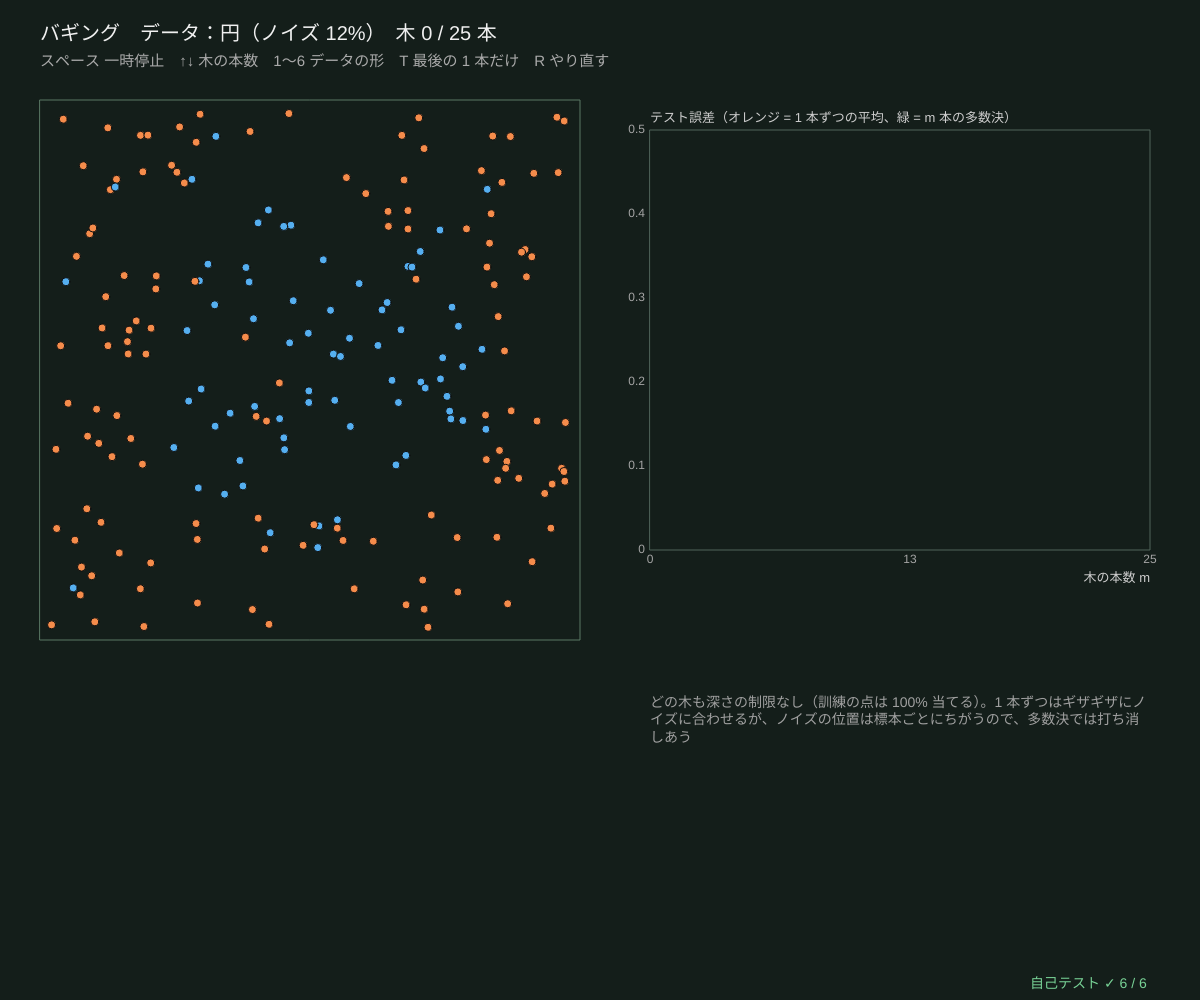
Frame 1 (no input)
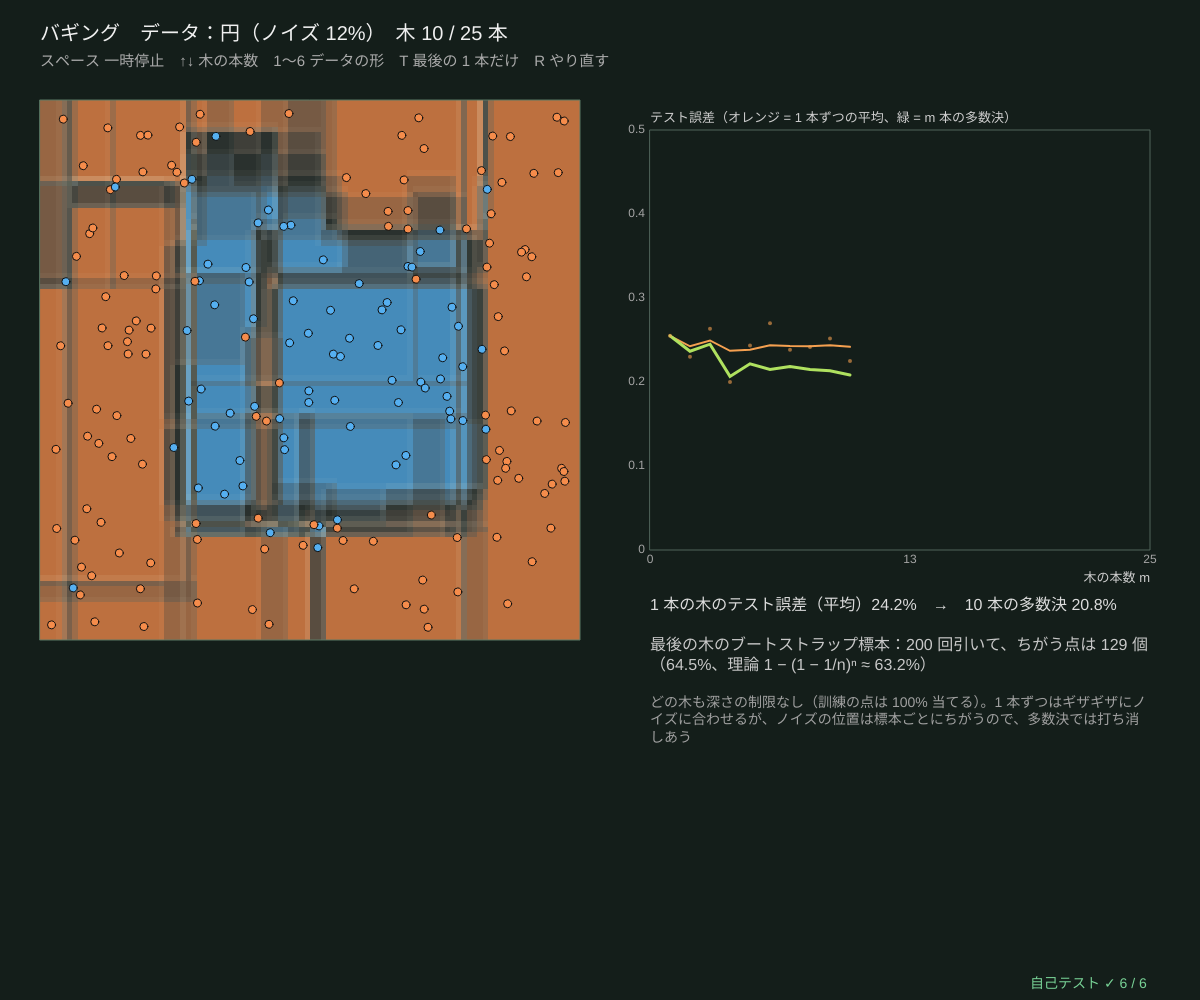
Frame 60 (no input)
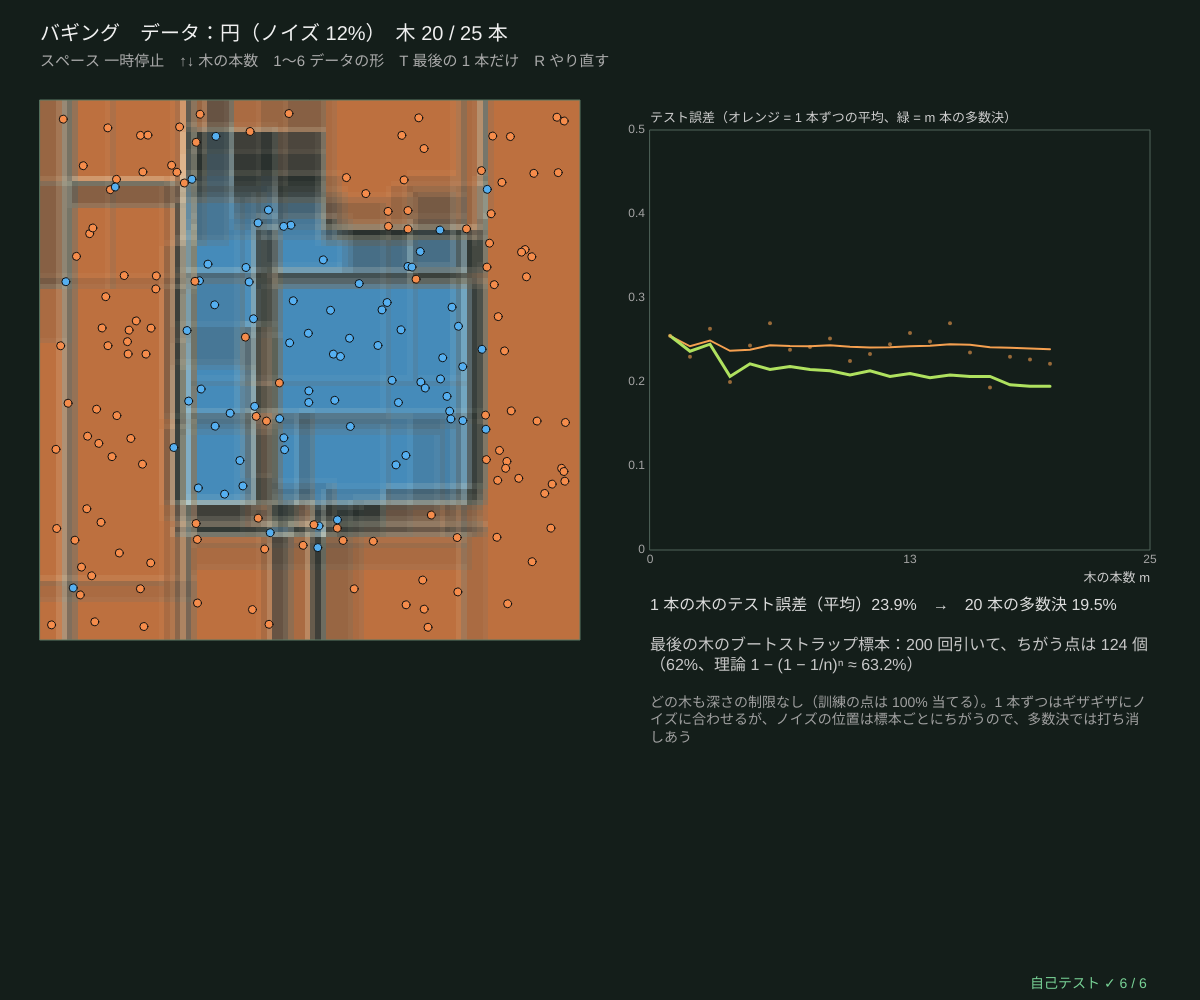
Frame 120 (the mouse pressed at the canvas centre since frame 60)

The p5.js sketch that drew these frames (run headless with seeded random() and noise() and a simulated clock; from frame 60 on, the mouse is pressed at the canvas centre):

// p5.js sketch
// ── sketch.js
// ============================================
// 08 バギング ─ 同じデータから「重複ありで n 個引いた」ブートストラップ標本を何回も作り、木を 1 本ずつ育てて多数決
// 1 本の深い木は、データが少し変わるだけで境界が大きく変わる（ばらつきが大きい）。たくさんの木の多数決でばらつきを平均する
//   うすい白い線 = 1 本ずつの木の境界、色 = 多数決（濃い = 票がそろっている）、右下 = テスト誤差（1 本の木の平均 vs 多数決）
//   ブートストラップ標本には、もとの点の約 1 − 1/e ≈ 63.2% しか入らない（残りが「袋の外」→ 09 の OOB 誤差）
// スペース 一時停止 / ↑↓ 木の本数 / 1〜6 データの形 / T 最後の 1 本だけ見る / R やり直す
// ============================================

let kind = 2, nTrain = 200, nTest = 600, flipP = 0.12, maxTrees = 25, seedD = 3;   // ★ flipP = ラベルのノイズ、maxTrees = 木の本数
const CELLS = 100;                     // 領域のマス目（CELLS × CELLS）
let trainD, testD, forest, cellVotes, testVotes, singleErr = [], ensErr = [], paused = false, showLast = false;
let regionImg, ghostImg, ghostA, plotBox, lastTree = null, lastInb = null;

function setup() {
  createCanvas(windowWidth, windowHeight); textWrap(CHAR); pixelDensity(1);
  regionImg = createImage(CELLS, CELLS); ghostImg = createImage(CELLS, CELLS); selfTest(); restart();
}
function restart() {
  trainD = makeData2D(kind, nTrain, flipP, seedD); testD = makeData2D(kind, nTest, flipP, seedD + 500);
  seedRng(seedD * 7 + 1); forest = makeForest(trainD.X, trainD.y, { nClass: 2 });   // mtry なし = 全部の特徴量（バギング）
  cellVotes = new Uint16Array(CELLS * CELLS); testVotes = testD.X.map(() => [0, 0]); ghostA = new Float32Array(CELLS * CELLS);
  singleErr = []; ensErr = []; lastTree = null; repaint();
}
// ★ 木を 1 本足す：ブートストラップ → 木 → マス目とテストの点に 1 票ずつ
function addTree() {
  let t = forestAdd(forest), pred = new Uint8Array(CELLS * CELLS), wrong = 0;
  for (let j = 0; j < CELLS; j++) for (let i = 0; i < CELLS; i++) { let c = treePredict(t, [(i + 0.5) / CELLS, 1 - (j + 0.5) / CELLS]); pred[i + CELLS * j] = c; cellVotes[i + CELLS * j] += c; }
  for (let j = 0; j < CELLS; j++) for (let i = 0; i < CELLS; i++) {   // 境界 = となりのマスと答えがちがう所
    let q = i + CELLS * j, c = pred[q];
    if ((i + 1 < CELLS && pred[q + 1] !== c) || (j + 1 < CELLS && pred[q + CELLS] !== c)) ghostA[q] = Math.min(160, ghostA[q] + 260 / maxTrees);
  }
  testD.X.forEach((x, i) => { let c = treePredict(t, x); testVotes[i][c]++; if (c !== testD.y[i]) wrong++; });
  singleErr.push(wrong / nTest);
  ensErr.push(testVotes.filter((v, i) => argMaxArr(v) !== testD.y[i]).length / nTest);
  lastTree = t; lastInb = t.inb; repaint();
}
function repaint() {
  let m = forest.trees.length;
  paintImage(regionImg, (u, v) => {
    if (m === 0) return BG_COL;
    if (showLast && lastTree) { let c = treePredict(lastTree, [u, v]); return mixCol(c ? [0, 1] : [1, 0], 0.5); }
    let i = Math.min(CELLS - 1, Math.floor(u * CELLS)), j = Math.min(CELLS - 1, Math.floor((1 - v) * CELLS)), b = cellVotes[i + CELLS * j] / m;
    return mixCol([1 - b, b], 0.15 + 0.6 * Math.abs(2 * b - 1));
  });
  ghostImg.loadPixels();
  for (let q = 0; q < CELLS * CELLS; q++) { ghostImg.pixels[4 * q] = 255; ghostImg.pixels[4 * q + 1] = 250; ghostImg.pixels[4 * q + 2] = 220; ghostImg.pixels[4 * q + 3] = showLast ? 0 : ghostA[q]; }
  ghostImg.updatePixels();
}

function draw() {
  background(...BG_COL);
  if (!paused && forest.trees.length < maxTrees && frameCount % 6 === 0) addTree();   // 6 フレームに 1 本（重くならないように少しずつ）
  let side = Math.min(height - 200, width * 0.45), m = forest.trees.length;
  plotBox = { x: 40, y: 100, w: side, h: side };
  noSmooth(); image(regionImg, plotBox.x, plotBox.y, side, side); smooth();
  noSmooth(); image(ghostImg, plotBox.x, plotBox.y, side, side); smooth();
  // 訓練の点（T のとき：最後の木のブートストラップに入った点 = 実線、入らなかった点 = うすい）
  stroke(15); strokeWeight(1);
  trainD.X.forEach((x, i) => { let p = toPx(plotBox, x[0], x[1]), inb = !showLast || !lastInb || lastInb[i]; fill(...CLS_COL[trainD.y[i]], inb ? 255 : 50); circle(p[0], p[1], 8); });
  noFill(); stroke(90, 120, 100); rect(plotBox.x, plotBox.y, side, side);
  // ---- テスト誤差のグラフ
  let gx = plotBox.x + side + 70, g = { x: gx, y: 130, w: width - gx - 50, h: height * 0.42, x0: 0, x1: maxTrees, y0: 0, y1: 0.5 };
  plotAxes(g, '木の本数 m', 'テスト誤差（オレンジ = 1 本ずつの平均、緑 = m 本の多数決）', [0, Math.round(maxTrees / 2), maxTrees], [0, 0.1, 0.2, 0.3, 0.4, 0.5]);
  let avg = [], s = 0; singleErr.forEach((e, k) => { s += e; avg.push(s / (k + 1)); });
  stroke(245, 160, 80); strokeWeight(2); polyline(avg.map((e, k) => [gX(g, k + 1), gY(g, e)]));
  stroke(175, 225, 95); strokeWeight(3); polyline(ensErr.map((e, k) => [gX(g, k + 1), gY(g, e)]));
  noStroke(); fill(245, 160, 80, 150); singleErr.forEach((e, k) => circle(gX(g, k + 1), gY(g, e), 4));
  // ---- 文字
  let uniq = lastInb ? lastInb.reduce((a, b) => a + b, 0) / nTrain : 0;
  textAlign(LEFT, BASELINE); noStroke(); fill(240); textSize(20);
  text('バギング　データ：' + SHAPES[kind] + '（ノイズ ' + Math.round(flipP * 100) + '%）　木 ' + m + ' / ' + maxTrees + ' 本' + (paused ? '（一時停止）' : ''), 40, 40);
  fill(170); textSize(15); text('スペース 一時停止　↑↓ 木の本数　1〜6 データの形　T 最後の 1 本だけ' + (showLast ? '（いま ON）' : '') + '　R やり直す', 40, 66);
  let ty = g.y + g.h + 60; fill(220); textSize(16);
  if (m > 0) {
    text('1 本の木のテスト誤差（平均）' + fmtNum(avg[m - 1] * 100, 1) + '%　→　' + m + ' 本の多数決 ' + fmtNum(ensErr[m - 1] * 100, 1) + '%', gx, ty);
    fill(200); text('最後の木のブートストラップ標本：' + nTrain + ' 回引いて、ちがう点は ' + Math.round(uniq * nTrain) + ' 個（' + fmtNum(uniq * 100, 1) + '%、理論 1 − (1 − 1/n)ⁿ ≈ 63.2%）', gx, ty + 28, g.w);
  }
  fill(160); textSize(14);
  text('どの木も深さの制限なし（訓練の点は 100% 当てる）。1 本ずつはギザギザにノイズに合わせるが、ノイズの位置は標本ごとにちがうので、多数決では打ち消しあう', gx, ty + 86, g.w);
  drawSelfTest(width - 170, height - 12);
}
function keyPressed() {
  if (key === ' ') paused = !paused;
  if (key === UP_ARROW) { maxTrees = Math.min(100, maxTrees + 5); }
  if (key === DOWN_ARROW) { maxTrees = Math.max(5, maxTrees - 5); restart(); }
  for (let k = 1; k <= 6; k++) if (key === String(k)) { kind = k - 1; restart(); }
  if (key === 't' || key === 'T') { showLast = !showLast; repaint(); }
  if (key === 'r' || key === 'R') { seedD++; restart(); }
  return false;
}

// ---- 自己テスト
function selfTest() {
  selfTestResults = [];
  seedRng(62);
  let u = 0, okO = true;
  for (let r = 0; r < 20; r++) { let b = bootstrapIdx(1000); u += b.inb.reduce((a, c) => a + c, 0) / 1000; for (let i = 0; i < 1000; i++) if ((b.inb[i] === 1) !== b.idx.includes(i)) okO = false; }
  check('ブートストラップに入るちがう点の割合 ≈ 1 − (1 − 1/n)ⁿ = ' + fmtNum(1 - Math.pow(1 - 1 / 1000, 1000), 4) + '（20 回の平均 ' + fmtNum(u / 20, 4) + '、±0.01）', Math.abs(u / 20 - (1 - Math.pow(0.999, 1000))) < 0.01);
  check('袋の中の印 inb = 引いた番号の集合（袋の外 = 1 回も引かれなかった点）', okO);
  let tr = makeData2D(0, 200, 0.12, 11), te = makeData2D(0, 600, 0.12, 12);
  seedRng(5); let F = makeForest(tr.X, tr.y, { nClass: 2 });
  for (let k = 0; k < 25; k++) forestAdd(F);
  check('木 1 本の多数決 = その木の答え', te.X.every((x) => forestPredict(F, x, 1) === treePredict(F.trees[0], x)));
  check('m 本の票の合計 = m（どの点でも）', te.X.slice(0, 50).every((x) => sumArr(forestVote(F, x, 17)) === 17));
  let single = sumArr(F.trees.map((t) => 1 - accuracyOf((x) => treePredict(t, x), te.X, te.y))) / 25, bag = 1 - accuracyOf((x) => forestPredict(F, x), te.X, te.y);
  check('25 本の多数決のテスト誤差 ' + fmtNum(bag, 3) + ' < 1 本ずつの平均 ' + fmtNum(single, 3), bag < single);
  check('どの木も自分の標本を 100% 当てる（深さの制限なし、ノイズありでも）', F.trees.every((t) => { let ids = []; t.inb.forEach((b, i) => { if (b) ids.push(i); }); return accuracyOf((x) => treePredict(t, x), tr.X, tr.y, ids) === 1; }));
  reportSelfTest();
}

// ---------- やってみよう ----------
// 1. 木が 1 本のときと 25 本のときで、境界（色の切れ目）のギザギザはどう変わる？
// 2. T で最後の 1 本だけを見る。うすい点（その木の標本に入らなかった点）はどこにある？
// 3. flipP を 0 にすると、バギングの効き目は大きくなる？ 小さくなる？
// 4. ↑ で木を 100 本に。テスト誤差はどこまで下がる？（下がり方はだんだんゆっくりに）
// 5. 09 では、分割ごとに見る特徴量もランダムにする（ランダムフォレスト）

// ==================================================
// ここから下は「決定木の道具」（中身は読まなくても OK。消さないでね）
// ==================================================
// ---- 小さな道具：はさむ・合計・いちばん大きい番号
function clampv(v, a, b) { return v < a ? a : v > b ? b : v; }
function sumArr(a) { let s = 0; for (let v of a) s += v; return s; }
function argMaxArr(a) { let b = 0; for (let i = 1; i < a.length; i++) if (a[i] > a[b]) b = i; return b; }   // 同点なら小さい番号
// ---- 種つきの乱数（同じ種なら毎回同じ列）
let rngState = 1;
function seedRng(s) { rngState = (s >>> 0) || 1; }
function rnd() {                       // 0〜1 の一様乱数（mulberry32）
  rngState = (rngState + 0x6d2b79f5) >>> 0;
  let t = rngState;
  t = Math.imul(t ^ (t >>> 15), t | 1);
  t ^= t + Math.imul(t ^ (t >>> 7), t | 61);
  return ((t ^ (t >>> 14)) >>> 0) / 4294967296;
}
function rndInt(a, b) { return a + Math.floor(rnd() * (b - a + 1)); }
function rndGauss() { let u = Math.max(1e-12, rnd()), v = rnd(); return Math.sqrt(-2 * Math.log(u)) * Math.cos(2 * Math.PI * v); }
function shuffleArr(a) { for (let i = a.length - 1; i > 0; i--) { let j = Math.floor(rnd() * (i + 1)); [a[i], a[j]] = [a[j], a[i]]; } return a; }
// ---- 不純度：counts = 各クラスの個数（重みつきでもよい）
function entropyP(p) { return p <= 0 || p >= 1 ? 0 : -p * Math.log2(p) - (1 - p) * Math.log2(1 - p); }   // 2 クラスのエントロピー（ビット）
function entropyOf(counts) {
  let n = sumArr(counts), h = 0; if (n <= 0) return 0;
  for (let c of counts) if (c > 0) { let q = c / n; h -= q * Math.log2(q); }
  return Math.max(0, h);
}
function giniOf(counts) { let n = sumArr(counts), s = 1; if (n <= 0) return 0; for (let c of counts) s -= (c / n) * (c / n); return Math.max(0, s); }
function errOf(counts) { let n = sumArr(counts); return n <= 0 ? 0 : Math.max(0, 1 - Math.max(...counts) / n); }   // 誤分類率
function impurityOf(counts, crit) { return crit === 'entropy' ? entropyOf(counts) : crit === 'error' ? errOf(counts) : giniOf(counts); }
// 分けたときの「不純度の減り」= 親 − (左の割合·左 + 右の割合·右)。crit = 'entropy' なら情報利得
function gainOf(parent, left, right, crit) {
  let n = sumArr(parent), nl = sumArr(left), nr = sumArr(right); if (n <= 0) return 0;
  return impurityOf(parent, crit) - (nl / n) * impurityOf(left, crit) - (nr / n) * impurityOf(right, crit);
}
// ---- CART（分類）：全部の特徴量 × 全部のしきい値（並べた値の中点）を調べて、不純度がいちばん減る分割を選ぶ
// o = { maxDepth, minLeaf, crit: 'gini' | 'entropy' | 'error', mtry（分割ごとに見る特徴量の数）, w（点の重み）, idx（使う点の番号）, nClass }
// ノード = { leaf, feat, thr, left, right, counts, n, imp, pred, dec（重みつきの不純度の減り）, depth, id }
let nodeCounter = 0;
function growTree(X, y, o) {
  o = o || {};
  let ctx = {
    X, y, K: o.nClass || Math.max(1, ...y.map((v) => v + 1)), d: X.length ? X[0].length : 0,
    w: o.w || null, crit: o.crit || 'gini', maxDepth: o.maxDepth === undefined ? 40 : o.maxDepth,
    minLeaf: Math.max(1, o.minLeaf || 1), mtry: o.mtry || 0,
  };
  return growNode(ctx, o.idx ? o.idx.slice() : X.map((_, i) => i), 0);
}
function growNode(ctx, idx, depth) {
  let { X, y, K, w, crit } = ctx, counts = new Array(K).fill(0);
  for (let i of idx) counts[y[i]] += w ? w[i] : 1;
  let node = { leaf: true, counts, n: idx.length, imp: impurityOf(counts, crit), pred: argMaxArr(counts), depth, id: nodeCounter++, dec: 0 };
  let kinds = counts.filter((c) => c > 0).length;
  if (depth >= ctx.maxDepth || idx.length < 2 * ctx.minLeaf || kinds <= 1) return node;
  let best = bestSplit(ctx, idx, counts);
  if (!best) return node;
  let L = [], R = [];
  for (let i of idx) (X[i][best.feat] <= best.thr ? L : R).push(i);
  node.leaf = false; node.feat = best.feat; node.thr = best.thr; node.dec = best.dec;
  node.left = growNode(ctx, L, depth + 1); node.right = growNode(ctx, R, depth + 1);
  return node;
}
// ★ いちばんよい分割：特徴量ごとに点を並べ、左から 1 つずつ動かしながら左右の個数を更新する
function bestSplit(ctx, idx, counts) {
  let feats = Array.from({ length: ctx.d }, (_, f) => f);
  if (ctx.mtry > 0 && ctx.mtry < ctx.d) shuffleArr(feats);     // ランダムフォレスト：前の mtry 個だけを見る
  let first = ctx.mtry > 0 ? Math.min(ctx.mtry, ctx.d) : ctx.d;
  let best = splitOver(ctx, idx, counts, feats.slice(0, first));
  if (!best && first < ctx.d) best = splitOver(ctx, idx, counts, feats.slice(first));   // 切れる特徴量が 1 つもないときだけ残りを見る
  return best;
}
function splitOver(ctx, idx, counts, feats) {
  let { X, y, K, w, crit, minLeaf } = ctx, W = sumArr(counts), pImp = impurityOf(counts, crit), best = null;
  let lc = new Array(K), rc = new Array(K);
  for (let f of feats) {
    let ord = idx.slice().sort((a, b) => X[a][f] - X[b][f]), lw = 0;
    lc.fill(0);
    for (let k = 0; k < ord.length - 1; k++) {
      let i = ord[k], wi = w ? w[i] : 1;
      lc[y[i]] += wi; lw += wi;
      let v0 = X[i][f], v1 = X[ord[k + 1]][f];
      if (!(v1 > v0) || k + 1 < minLeaf || ord.length - k - 1 < minLeaf) continue;   // 同じ値の間では切れない
      for (let j = 0; j < K; j++) rc[j] = counts[j] - lc[j];
      let dec = W * pImp - lw * impurityOf(lc, crit) - (W - lw) * impurityOf(rc, crit);
      if (!best || dec > best.dec + 1e-12) best = { feat: f, thr: (v0 + v1) / 2, dec };
    }
  }
  return best;
}
// 根から葉までたどる。dLim = 見せる深さ、aLim = 剪定の α（alphaCut ≤ α のノードは葉として扱う）
function leafOf(node, x, dLim, aLim) {
  let dl = dLim === undefined ? Infinity : dLim, al = aLim === undefined ? -Infinity : aLim;
  while (!node.leaf && node.depth < dl && !(al >= node.alphaCut)) node = x[node.feat] <= node.thr ? node.left : node.right;
  return node;
}
function treePredict(root, x, dLim, aLim) { return leafOf(root, x, dLim, aLim).pred; }
function isCut(t, dLim, aLim) { return t.leaf || t.depth >= (dLim === undefined ? Infinity : dLim) || (aLim !== undefined && aLim >= t.alphaCut); }
function treeNodes(root, dLim, aLim) {   // 見えているノードを全部（行きがけ順）
  let out = [], st = [root];
  while (st.length) { let t = st.pop(); out.push(t); if (!isCut(t, dLim, aLim)) st.push(t.right, t.left); }
  return out;
}
function countLeaves(root, dLim, aLim) { return treeNodes(root, dLim, aLim).filter((t) => isCut(t, dLim, aLim)).length; }
function treeDepth(root, dLim, aLim) { return Math.max(...treeNodes(root, dLim, aLim).map((t) => t.depth)); }
function accuracyOf(fn, X, y, idx) {     // fn(x) → クラス。idx を渡すとその点だけ
  let ids = idx || X.map((_, i) => i), ok = 0;
  for (let i of ids) if (fn(X[i]) === y[i]) ok++;
  return ids.length ? ok / ids.length : 0;
}
// ---- バギング / ランダムフォレスト：ブートストラップ（n 個を重複ありで引く）で木を 1 本ずつ育てる
// 袋の外（OOB）の点 = その木の学習に使われなかった点 → その木の票を「テストの票」として集める
function bootstrapIdx(n) { let idx = [], inb = new Uint8Array(n); for (let k = 0; k < n; k++) { let j = Math.floor(rnd() * n); idx.push(j); inb[j] = 1; } return { idx, inb }; }
function makeForest(X, y, o) { let K = (o && o.nClass) || Math.max(...y) + 1; return { X, y, o: Object.assign({ nClass: K }, o), K, trees: [], oob: X.map(() => new Array(K).fill(0)) }; }
function forestAdd(F) {
  let b = bootstrapIdx(F.X.length), t = growTree(F.X, F.y, Object.assign({}, F.o, { idx: b.idx }));
  t.inb = b.inb; F.trees.push(t);
  for (let i = 0; i < F.X.length; i++) if (!b.inb[i]) F.oob[i][treePredict(t, F.X[i])]++;
  return t;
}
function forestVote(F, x, m) { let v = new Array(F.K).fill(0), M = Math.min(m === undefined ? F.trees.length : m, F.trees.length); for (let k = 0; k < M; k++) v[treePredict(F.trees[k], x)]++; return v; }
function forestPredict(F, x, m) { return argMaxArr(forestVote(F, x, m)); }
function oobError(F) { let n = 0, bad = 0; F.oob.forEach((v, i) => { if (sumArr(v) > 0) { n++; if (argMaxArr(v) !== F.y[i]) bad++; } }); return n ? bad / n : 0; }
// ---- 合成データ（[0, 1]² の 2 次元、種つき）。kind = 0 かたまり / 1 斜め / 2 円 / 3 XOR / 4 箱 / 5 しま
const SHAPES = ['かたまり', '斜め', '円', 'XOR', '箱', 'しま'];
function trueLabel(kind, u, v) {
  if (kind === 0) return (u - 0.32) ** 2 + (v - 0.36) ** 2 < (u - 0.68) ** 2 + (v - 0.64) ** 2 + 0.03 * Math.sin(9 * u) ? 0 : 1;
  if (kind === 1) return u + 0.8 * v > 0.9 ? 1 : 0;
  if (kind === 2) return (u - 0.5) ** 2 + (v - 0.5) ** 2 < 0.09 ? 1 : 0;
  if (kind === 3) return (u > 0.5) !== (v > 0.5) ? 1 : 0;
  if (kind === 4) return u > 0.25 && u < 0.7 && v > 0.3 && v < 0.8 ? 1 : 0;
  return Math.sin(10 * u + 3 * v) > 0 ? 1 : 0;
}
// n 個、flip = ラベルをわざと入れかえる割合（ノイズ）
function makeData2D(kind, n, flip, seed) {
  seedRng(seed);
  let X = [], y = [];
  for (let i = 0; i < n; i++) {
    let u = 0.02 + 0.96 * rnd(), v = 0.02 + 0.96 * rnd(), c = trueLabel(kind, u, v);
    if (rnd() < flip) c = 1 - c;
    X.push([u, v]); y.push(c);
  }
  return { X, y };
}
// ---- 描く道具：クラスの色、領域の絵、木の図
const CLS_COL = [[245, 140, 75], [85, 175, 240], [175, 225, 95]];   // ★ クラス A・B・C の色
const BG_COL = [20, 30, 26];                                       // 背景（森の色）
function mixCol(probs, k) {           // クラスの割合 → 背景と混ぜた色（k = 色の濃さ）
  let c = BG_COL.slice(), s = sumArr(probs) || 1;
  probs.forEach((p, j) => { for (let q = 0; q < 3; q++) c[q] += (p / s) * (CLS_COL[j][q] - BG_COL[q]) * k; });
  return c;
}
// img の全部の画素に fn(u, v) → [r, g, b] を塗る（u は右向き、v は上向き、どちらも 0〜1）
function paintImage(img, fn) {
  img.loadPixels();
  let W = img.width, H = img.height;
  for (let py = 0; py < H; py++) for (let px = 0; px < W; px++) {
    let c = fn((px + 0.5) / W, 1 - (py + 0.5) / H), i = 4 * (px + W * py);
    img.pixels[i] = c[0]; img.pixels[i + 1] = c[1]; img.pixels[i + 2] = c[2]; img.pixels[i + 3] = 255;
  }
  img.updatePixels();
}
function toPx(bx, u, v) { return [bx.x + u * bx.w, bx.y + (1 - v) * bx.h]; }   // [0,1]² → 画面
function fromPx(bx, px, py) { return [(px - bx.x) / bx.w, 1 - (py - bx.y) / bx.h]; }
function drawPoints(bx, X, y, r, ws) {   // ws = 点の大きさの倍率（なければ 1）
  stroke(15); strokeWeight(1);
  for (let i = 0; i < X.length; i++) { let p = toPx(bx, X[i][0], X[i][1]); fill(...CLS_COL[y[i]]); circle(p[0], p[1], r * (ws ? ws[i] : 1)); }
}
function fmtNum(v, d) { if (!isFinite(v)) return '?'; let s = (+v.toFixed(d === undefined ? 2 : d)).toString(); return s === '-0' ? '0' : s; }
// ---- グラフの道具：g = { x, y, w, h, x0, x1, y0, y1 }
function gX(g, v) { return g.x + clampv((v - g.x0) / (g.x1 - g.x0), -0.02, 1.02) * g.w; }
function gY(g, v) { return g.y + g.h - clampv((v - g.y0) / (g.y1 - g.y0), -0.02, 1.02) * g.h; }
function plotAxes(g, xl, yl, xt, yt) {
  stroke(80, 100, 90); strokeWeight(1); noFill(); rect(g.x, g.y, g.w, g.h);
  noStroke(); fill(165); textSize(12); textAlign(CENTER, TOP);
  for (let v of xt) text(+v.toPrecision(3), gX(g, v), g.y + g.h + 4);
  textAlign(RIGHT, CENTER);
  for (let v of yt) text(+v.toPrecision(3), g.x - 5, gY(g, v));
  textAlign(LEFT, BASELINE); fill(205); textSize(13);
  text(xl, g.x + g.w - textWidth(xl), g.y + g.h + 32); text(yl, g.x, g.y - 8);
}
function polyline(pts) {               // 点が 2 つ以上あるときだけ折れ線を描く
  if (pts.length < 2) return;
  noFill(); beginShape(); for (let p of pts) vertex(p[0], p[1]); endShape();
}
// ---- 自己テストの道具
let selfTestResults = [];
function check(name, cond) { selfTestResults.push({ name, ok: !!cond }); }
function near(a, b, tol) { return a !== null && a !== undefined && isFinite(a) && Math.abs(a - b) <= (tol === undefined ? 1e-9 : tol); }
function noNaN(v) { return Array.isArray(v) ? v.every(noNaN) : !(typeof v === 'number' && v !== v); }
function reportSelfTest() { for (let r of selfTestResults) (r.ok ? console.log : console.error)((r.ok ? '✓ ' : '✗ ') + r.name); }
function selfTestLine() { let n = selfTestResults.filter((r) => r.ok).length; return '自己テスト ' + (n === selfTestResults.length ? '✓ ' : '✗ ') + n + ' / ' + selfTestResults.length; }
function drawSelfTest(x, y) { noStroke(); fill(selfTestResults.every((r) => r.ok) ? color(120, 210, 150) : color(255, 90, 90)); textSize(14); textAlign(LEFT, BASELINE); text(selfTestLine(), x, y); }
